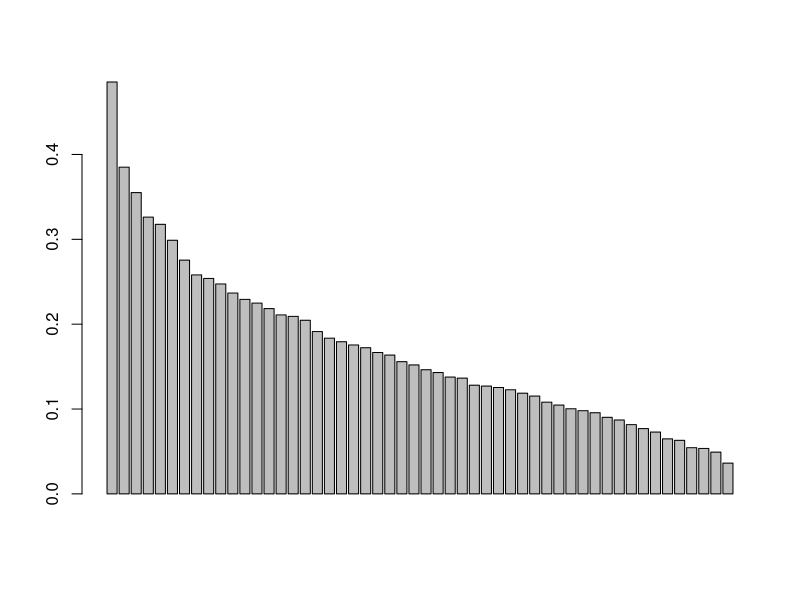

Source code (R): (Note: this script raises an error after producing the figure.)
## ---- chunk 1
traits<-read.csv("2013_babytraits.csv", check.names=FALSE) #check.names=FALSE stops R from putting periods in the species name (e.g. Abies.balsamea instead of Abies balsamea; this keeps the naming consistent with the species list)
row.names(traits)<-traits$Species
traits<-traits[,2:4]

#eliminate some unwanted categories -> biennial to perennial; vine to forb

traits$"Growth Habit" <-as.character(traits$"Growth Habit")
traits$"Growth Habit"[traits$"Growth Habit" == "vine"] <- "herb"
traits$"Growth Habit"[traits$"Growth Habit" == "forb"] <- "herb"
traits$"Growth Habit"[traits$"Growth Habit" == "graminoid"] <- "herb"
traits$"Growth Habit"[traits$"Growth Habit" == "shrub"] <- "woody"
traits$"Growth Habit"[traits$"Growth Habit" == "tree"] <- "woody"
traits$"Duration"<-as.character(traits$"Duration")
traits$"Duration"[traits$"Duration" == "biennial"] <- "perennial"
traits$"Growth Habit"<-as.factor(traits$"Growth Habit")
traits$"Duration"<-as.factor(traits$"Duration")

splist<-read.csv("2013_species_presence_list_for_traits.csv")

#env<-read.csv("2013_environment_matrix_pared.csv")
#row.names(env)<-env$River #to turn the first column into the row names
#env<-env[,2:14] #to remove the duplicate first column now that the row names are labelled

#cut environmental variables down to most interesting
#previous analysis (used in poster had rows 8, 11 and 13 - annual precipitation, annual mean temp, and drainage area.  switching this to the three that bioenv identified. ann mean tmp, %sand, and %wetland
#env2<-env[,c(8,11,13)]

env<-read.csv("2013_sites_allenvt_quant.csv", row.names=1)
env5<-env[,c(19,22,23,24,40:54,70:73)]
env5$developed<-rowSums(env5[,15:18])
env5$forest<-rowSums(env5[,19:21])
env5$cultivated<-rowSums(env5[,7:8])
env5$wetlands<-rowSums(env5[,5:6])

envbest3<-env5[,c(2,21,27)]
env2<-envbest3


## ---- chunk 2
require(reshape)
species<-cast(splist, River ~ Species, value="Presence", fun.aggregate=sum) #sum here will provide an accurate presence/absence matrix, since each species is only listed once per river in the original list, and the sum can only be zero or one.  fun.aggregate=max can be used, but will provide 1/-INF rather than 1/0 and the -INF will have to be transformed to 0.
species<-as.data.frame(species) #because FXN 'cast' returns output in class cast
row.names(species)<-species$River #to turn the first column into the row names
species<-species[,2:256] #to remove the duplicate first column now that the row names are labelled
## ---- chunk 3
#site x species matrix requires species in rows, which it is

#site x environment matrix requires environment in rows
tenv<-t(env2)
tenv<-as.data.frame(tenv)

#trait x species matrix requires traits in rows
ttraits<-t(traits)
ttraits<-as.data.frame(traits)

## ---- chunk 4
require(ade4)
modelsp<-dudi.coa(species)
modelenv<-dudi.hillsmith(env2, row.w = modelsp$lw)
modeltrait<-dudi.hillsmith(traits, row.w =modelsp$cw)
rlq1<-rlq(modelenv, modelsp, modeltrait)
plot(rlq1)
rlq1
summary(rlq1)
testrlq<-randtest(rlq1)
testrlq
fourthcorner.rlq(rlq1,type="Q.axes")
fourthcorner.rlq(rlq1,type="R.axes")

nrepet = 999
fourth<-fourthcorner(env2, species, traits, modeltype=6, p.adjust.method.G="fdr", p.adjust.method.D="fdr", nrepet = nrepet) 
plot(fourth, alpha = 0.05, stat = "D2")
summary(fourth)
print(fourth)
fourth$tabD2 #gives two-tailed test, i think the others test greater or lesser (than what?)
plot(fourth$tabD2) #gives the histograms for the stats
## ---- chunk 5
par(mfrow = c(1,1))#asking R to plot 3 side by side plots
s.arrow(rlq1$c1, addaxes=TRUE, boxes=FALSE) # c1 = arrows for traits
s.arrow(rlq1$l1, addaxes=TRUE, add.plot=TRUE, boxes=FALSE) #l1 = arrows for environment
#par(new=T)
s.label(rlq1$lQ, boxes = FALSE) #ordination of the species distances, drawn without boxes around the names

plot(fourth, x.rlq=rlq1, alpha = 0.05, stat = "D2", type = "biplot")

## ---- chunk 6
nrepet=9999
testrlq<-randtest(rlq1, modeltype=6, nrepet = nrepet) #test based on total inertia of RLQ analysis to evaluate global significance of traits-environment relationship
testrlq
plot(testrlq)
Srlq<-fourthcorner2(env, species, traits, modeltype=6, p.adjust.method.G="fdr", nrepet=nrepet)
Srlq$trRLQ #returns the total inertia of the RLQ analysis


## ---- chunk 7
  data(aviurba)
   coa1 <- dudi.coa(aviurba$fau, scannf = FALSE, nf = 2)
   dudimil <- dudi.hillsmith(aviurba$mil, scannf = FALSE, nf = 2, row.w = coa1$lw)
   duditrait <- dudi.hillsmith(aviurba$traits, scannf = FALSE, nf = 2, row.w = coa1$cw)
   rlq1 <- rlq(dudimil, coa1, duditrait, scannf = FALSE, nf = 2)
   plot(rlq1)
   summary(rlq1)
   randtest(rlq1)
   fourthcorner.rlq(rlq1,type="Q.axes")
   fourthcorner.rlq(rlq1,type="R.axes")
